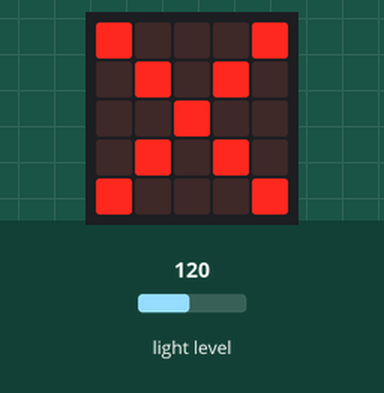
Bench run of a program on a simulated BBC micro:bit (MakeCode). Parts: the board's 5×5 LED display. The inputs (shaded band) are chosen by the test bench; at power-on: light level 120.

Above: at 1.2 s.
1.3 s: light level set to 83
2.8 s: light level set to 77
At 4.0 s:
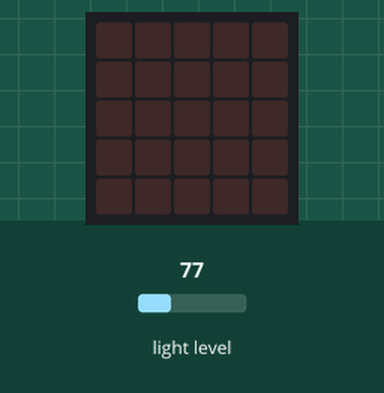
4.3 s: light level set to 128
At 5.3 s:
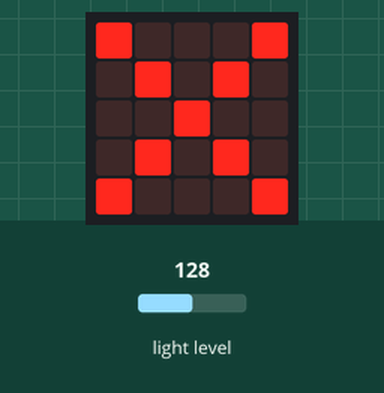
5.8 s: light level set to 5
At 6.6 s:
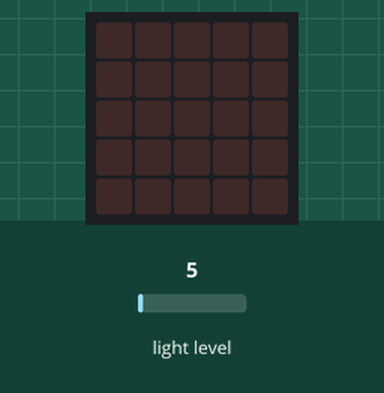
Timing chart, 0 to 8.3 s (numbered marks = the images above; inputs shaded):
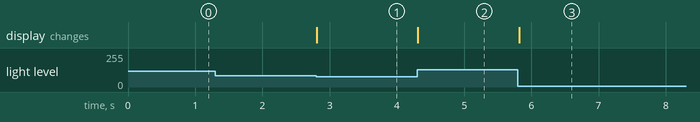

Measured:
- the behaviour switches between 80 and 79 on light level (found by bisection; images 0 and 1)
- after the input at 1.3 s, every drawn part: stays the same
- after the input at 2.8 s, the display: changes at once (image 1)
- after the input at 4.3 s, the display: changes at once (image 2)
- after the input at 5.8 s, the display: changes at once (image 3)

The program:

main.ts
```typescript
let brightness: number;
while (true) {
    brightness = input.lightLevel()
    if (brightness >= 80) {
        basic.showIcon(IconNames.No, 0)
    } else {
        basic.clearScreen()
    }

    basic.pause(100)
}
```
